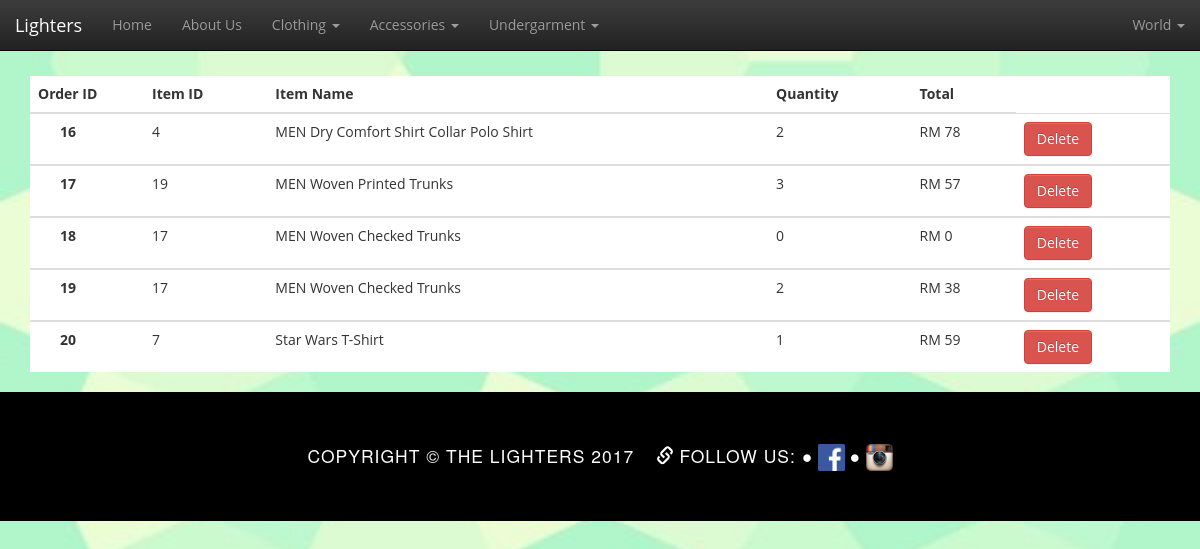
Screenshot of /php/order_history.php (signed in) with the database file from the repository.
### tables this page shows
CREATE TABLE `customer_order` (
  `order_id` int(255) NOT NULL,
  `user_id` int(255) NOT NULL,
  `customer_name` varchar(1000) NOT NULL,
  `customer_contact` varchar(1000) NOT NULL,
  `customer_address` varchar(1000) NOT NULL,
  `item_id` int(255) NOT NULL,
  `item_quantity` int(255) NOT NULL
);

CREATE TABLE `products` (
  `product_id` int(255) NOT NULL,
  `product_name` varchar(1000) NOT NULL,
  `product_category` varchar(1000) NOT NULL,
  `product_quantity` int(255) NOT NULL,
  `product_price` int(255) NOT NULL,
  `product_img` varchar(1000) NOT NULL
);

### php/order_history.php (the view, shortened to what this page needs)
<!DOCTYPE html>
<html lang="en">
<head>
	<link rel="stylesheet" type="text/css" href="css/bootstrap.min.css">
	<link rel="stylesheet" href="css/bootstrap-theme.min.css">
	<link rel="stylesheet" href="https://maxcdn.bootstrapcdn.com/bootstrap/3.3.7/css/bootstrap.min.css">
	<link rel="stylesheet" type="text/css" href="font-awesome/css/font-awesome.min.css" />
	<link rel="stylesheet" type="text/css" href="../css/home.css">
</head>
<body>
	<div id="container">
	<?php
	include('connection.php');
	include('navigation.php');
	$user_id = $_SESSION['user_id'];
	$sql = "SELECT order_id, item_id ,item_quantity FROM customer_order where user_id= '$user_id' ";
	$result = $conn->query($sql);
	?>
	<div class="container">
		<table class="table table-hover" style="background-color:white;">
		<thead>
		<tr>
			<th style="padding-right:-50px;">Order ID</th>
			<th>Item ID</th>
			<th>Item Name</th>
			<th>Quantity</th>
			<th>Total</th>
		</tr>
		</thead>
  	<?php while ($row = mysqli_fetch_array($result,MYSQLI_ASSOC))
	{
			$temp_id = $row['item_id'];
			$temp_quantity = $row['item_quantity'];
			$sql2 = "SELECT product_name,product_price FROM products where product_id = '$temp_id' ";
			$result2 = $conn->query($sql2);
	?>
		  	<?php while ($row2 = mysqli_fetch_array($result2,MYSQLI_ASSOC)){
				$item_name = $row2['product_name'];
				$item_price = $row2['product_price'] * $temp_quantity;
			?>
			<?php }?>
		<tbody>
		<tr>
			<th width="10%" scope="row" style="padding-left:30px"><?php echo $row['order_id'];?></th>
			<td><?php echo $temp_id;?></td>
			<td><?php echo $item_name;?></td>
			<td><?php echo $temp_quantity;?></td>
			<td><?php echo "RM ",$item_price?></td>
			<td><form action="delete.php" method="get">
			<button type="submit"
			class="btn btn-danger">Delete</button></form></td>
		</tr>
		</tbody>
	<?php }?>
		</table>
	</div>
	</div>
	<?php include 'footer.php';
	?>
</body>
</html>

### css/home.css (style rules this page uses)
body { margin: 0; font-family: "Open Sans","Helvetica Neue",Helvetica,Arial,sans-serif; -webkit-background-size: cover; -moz-background-size: cover; background-size: cover; -o-background-size: cover; background: url(../img/wallpaper.jpg); background-size:cover; background-repeat:repeat-x repeat-y; background-position:center center; }
div { flex:1; }

### rows the page displays
customer_order: order_id "16", item "4", products.product_name "MEN Dry Comfort Shirt Collar Polo Shirt", item_quantity "2", item_quantity.product_price "78"
customer_order: order_id "17", item "19", products.product_name "MEN Woven Printed Trunks", item_quantity "3", item_quantity.product_price "57"
customer_order: order_id "18", item "17", products.product_name "MEN Woven Checked Trunks", item_quantity "0", item_quantity.product_price "0"
customer_order: order_id "19", item "17", products.product_name "MEN Woven Checked Trunks", item_quantity "2", item_quantity.product_price "38"
customer_order: order_id "20", item "7", products.product_name "Star Wars T-Shirt", item_quantity "1", products.product_price "59"

### other values shown
$_SESSION['last_name'] "World"
